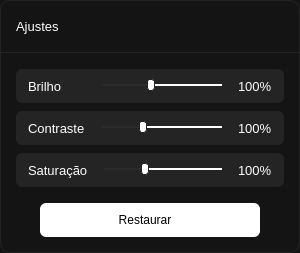
            <widget class="QWidget" name="wdgAdjustments" native="true">
             <property name="sizePolicy">
              <sizepolicy hsizetype="Preferred" vsizetype="Fixed">
               <horstretch>0</horstretch>
               <verstretch>0</verstretch>
              </sizepolicy>
             </property>
             <property name="minimumSize">
              <size>
               <width>0</width>
               <height>0</height>
              </size>
             </property>
             <property name="maximumSize">
              <size>
               <width>16777215</width>
               <height>250</height>
              </size>
             </property>
             <property name="layoutDirection">
              <enum>Qt::LayoutDirection::LeftToRight</enum>
             </property>
             <property name="autoFillBackground">
              <bool>false</bool>
             </property>
             <property name="styleSheet">
              <string notr="true">QWidget {
    background-color: rgb(20, 20, 20);
    border: 1px solid #242424;
    border-radius: 10px;
}

QLabel {
	border: none;
	color: #FFFFFF;
}
</string>
             </property>
             <layout class="QVBoxLayout" name="verticalLayout_63">
              <property name="spacing">
               <number>0</number>
              </property>
              <property name="leftMargin">
               <number>0</number>
              </property>
              <property name="topMargin">
               <number>16</number>
              </property>
              <property name="rightMargin">
               <number>0</number>
              </property>
              <property name="bottomMargin">
               <number>16</number>
              </property>
              <item>
               <layout class="QHBoxLayout" name="horizontalLayout_94">
                <item>
                 <spacer name="hspacerAdjustments_1">
                  <property name="orientation">
                   <enum>Qt::Orientation::Horizontal</enum>
                  </property>
                  <property name="sizeType">
                   <enum>QSizePolicy::Policy::Fixed</enum>
                  </property>
                  <property name="sizeHint" stdset="0">
                   <size>
                    <width>16</width>
                    <height>16</height>
                   </size>
                  </property>
                 </spacer>
                </item>
                <item>
                 <widget class="QLabel" name="lblAdjustmentsTitle">
                  <property name="font">
                   <font>
                    <pointsize>10</pointsize>
                    <fontweight>DemiBold</fontweight>
                   </font>
                  </property>
                  <property name="text">
                   <string>Ajustes</string>
                  </property>
                 </widget>
                </item>
                <item>
                 <spacer name="hspacerAdjustments_2">
                  <property name="orientation">
                   <enum>Qt::Orientation::Horizontal</enum>
                  </property>
                  <property name="sizeHint" stdset="0">
                   <size>
                    <width>40</width>
                    <height>20</height>
                   </size>
                  </property>
                 </spacer>
                </item>
               </layout>
              </item>
              <item>
               <spacer name="hspacerAdjustments_3">
                <property name="orientation">
                 <enum>Qt::Orientation::Vertical</enum>
                </property>
                <property name="sizeType">
                 <enum>QSizePolicy::Policy::Fixed</enum>
                </property>
                <property name="sizeHint" stdset="0">
                 <size>
                  <width>20</width>
                  <height>16</height>
                 </size>
                </property>
               </spacer>
              </item>
              <item>
               <widget class="Line" name="lineAdjustments">
                <property name="maximumSize">
                 <size>
                  <width>16777215</width>
                  <height>1</height>
                 </size>
                </property>
                <property name="orientation">
                 <enum>Qt::Orientation::Horizontal</enum>
                </property>
               </widget>
              </item>
              <item>
               <spacer name="hspacerAdjustments_4">
                <property name="orientation">
                 <enum>Qt::Orientation::Vertical</enum>
                </property>
                <property name="sizeType">
                 <enum>QSizePolicy::Policy::Fixed</enum>
                </property>
                <property name="sizeHint" stdset="0">
                 <size>
                  <width>20</width>
                  <height>16</height>
                 </size>
                </property>
               </spacer>
              </item>
              <item>
               <layout class="QHBoxLayout" name="horizontalLayout_95">
                <item>
                 <spacer name="hspacerAdjustments_6">
                  <property name="orientation">
                   <enum>Qt::Orientation::Horizontal</enum>
                  </property>
                  <property name="sizeType">
                   <enum>QSizePolicy::Policy::Fixed</enum>
                  </property>
                  <property name="sizeHint" stdset="0">
                   <size>
                    <width>16</width>
                    <height>16</height>
                   </size>
                  </property>
                 </spacer>
                </item>
                <item>
                 <layout class="QVBoxLayout" name="verticalLayout_64">
                  <property name="spacing">
                   <number>8</number>
                  </property>
                  <item>
                   <widget class="QFrame" name="frmSliderBrightness">
                    <property name="minimumSize">
                     <size>
                      <width>0</width>
                      <height>34</height>
                     </size>
                    </property>
                    <property name="maximumSize">
                     <size>
                      <width>16777215</width>
                      <height>34</height>
                     </size>
                    </property>
                    <property name="styleSheet">
                     <string notr="true">QFrame{
	background-color: rgb(36, 36, 36);
	border: none;
	border-radius: 6px;
}</string>
                    </property>
                    <property name="frameShape">
                     <enum>QFrame::Shape::StyledPanel</enum>
                    </property>
                    <property name="frameShadow">
                     <enum>QFrame::Shadow::Sunken</enum>
                    </property>
                    <layout class="QGridLayout" name="gridLayout_32">
                     <property name="leftMargin">
                      <number>12</number>
                     </property>
                     <property name="topMargin">
                      <number>8</number>
                     </property>
                     <property name="rightMargin">
                      <number>12</number>
                     </property>
                     <property name="bottomMargin">
                      <number>8</number>
                     </property>
                     <property name="horizontalSpacing">
                      <number>12</number>
                     </property>
                     <property name="verticalSpacing">
                      <number>0</number>
                     </property>
                     <item row="0" column="0">
                      <layout class="QHBoxLayout" name="hlayoutBrightness_1">
                       <property name="spacing">
                        <number>16</number>
                       </property>
                       <property name="leftMargin">
                        <number>0</number>
                       </property>
                       <property name="topMargin">
                        <number>0</number>
                       </property>
                       <property name="rightMargin">
                        <number>0</number>
                       </property>
                       <property name="bottomMargin">
                        <number>0</number>
                       </property>
                       <item>
                        <widget class="QLabel" name="lblBrightnessTitle">
                         <property name="maximumSize">
                          <size>
                           <width>16777215</width>
                           <height>16777215</height>
                          </size>
                         </property>
                         <property name="font">
                          <font>
                           <pointsize>10</pointsize>
                           <bold>false</bold>
                          </font>
                         </property>
                         <property name="text">
                          <string>Brilho</string>
                         </property>
                        </widget>
                       </item>
                       <item>
                        <spacer name="hspacerBrightness">
                         <property name="orientation">
                          <enum>Qt::Orientation::Horizontal</enum>
                         </property>
                         <property name="sizeType">
                          <enum>QSizePolicy::Policy::Fixed</enum>
                         </property>
                         <property name="sizeHint" stdset="0">
                          <size>
                           <width>24</width>
                           <height>16777215</height>
                          </size>
                         </property>
                        </spacer>
                       </item>
                       <item>
                        <widget class="QSlider" name="sldBrightness">
                         <property name="maximumSize">
                          <size>
                           <width>16777215</width>
                           <height>16777215</height>
                          </size>
                         </property>
                         <property name="focusPolicy">
                          <enum>Qt::FocusPolicy::ClickFocus</enum>
                         </property>
                         <property name="layoutDirection">
                          <enum>Qt::LayoutDirection::LeftToRight</enum>
                         </property>
                         <property name="styleSheet">
                          <string notr="true">QSlider{
    border: none;
	background-color: rgb(36, 36, 36);
}

QSlider::groove:horizontal {
    height: 2px;
    background: #2b2b2b;
    border-radius: 2px;
}

QSlider::groove:horizontal:hover {
    height: 4px;
}

QSlider::sub-page:horizontal {
	background-color: qlineargradient(
	spread:pad, x1:0, y1:0.559, x2:1, y2:0.536723,
	stop:0 rgba(12, 90, 234, 255),
	stop:1 rgba(61, 125, 245, 255));
	border-radius: 2px;
}

/* A MÁGICA DO HOVER – MUDANÇA DE COR QUANDO PASSA O MOUSE */
QSlider::sub-page:horizontal:hover {
	background-color: qlineargradient(
	spread:pad, x1:0, y1:0.559, x2:1, y2:0.536723,
	stop:0 rgba(12, 90, 234, 255),
	stop:1 rgba(61, 125, 245, 255));
    height: 10px;             /* cresce um pouco */
}

QSlider::add-page:horizontal {
    background: #ffffff;
    border-radius: 2px;
}

QSlider::handle:horizontal {
    background: #ffffff;
    height: 11px;
    width: 6px;
    border-radius: 3px;
    margin: -5px 0;
    border: 1px solid #242424;
}

QSlider::handle:horizontal:hover {
    width: 8px;        /* Qt aceita mudar */
    border-radius: 4px; /* Qt aceita mudar */
	border: 1px solid #242424;
}

</string>
                         </property>
                         <property name="minimum">
                          <number>0</number>
                         </property>
                         <property name="maximum">
                          <number>300</number>
                         </property>
                         <property name="singleStep">
                          <number>5</number>
                         </property>
                         <property name="pageStep">
                          <number>20</number>
                         </property>
                         <property name="value">
                          <number>120</number>
                         </property>
                         <property name="orientation">
                          <enum>Qt::Orientation::Horizontal</enum>
                         </property>
                         <property name="invertedAppearance">
                          <bool>false</bool>
                         </property>
                         <property name="invertedControls">
                          <bool>true</bool>
                         </property>
                        </widget>
                       </item>
                       <item>
                        <layout class="QHBoxLayout" name="hlayoutBrightness_2">
                         <property name="spacing">
                          <number>2</number>
                         </property>
                         <item>
                          <widget class="QLabel" name="lblBrightness">
                           <property name="maximumSize">
                            <size>
                             <width>16777215</width>
                             <height>16777215</height>
                            </size>
                           </property>
                           <property name="font">
                            <font>
                             <pointsize>10</pointsize>
                            </font>
                           </property>
                           <property name="text">
                            <string>100%</string>
                           </property>
                          </widget>
                         </item>
                        </layout>
                       </item>
                      </layout>
                     </item>
                    </layout>
                   </widget>
                  </item>
                  <item>
                   <widget class="QFrame" name="frmSliderContrast">
                    <property name="minimumSize">
                     <size>
                      <width>0</width>
                      <height>34</height>
                     </size>
                    </property>
                    <property name="maximumSize">
                     <size>
                      <width>16777215</width>
                      <height>34</height>
                     </size>
                    </property>
                    <property name="styleSheet">
                     <string notr="true">QFrame{
	background-color: rgb(36, 36, 36);
	border: none;
	border-radius: 6px;
}</string>
                    </property>
                    <property name="frameShape">
                     <enum>QFrame::Shape::StyledPanel</enum>
                    </property>
                    <property name="frameShadow">
                     <enum>QFrame::Shadow::Sunken</enum>
                    </property>
                    <layout class="QGridLayout" name="gridLayout_33">
                     <property name="leftMargin">
                      <number>12</number>
                     </property>
                     <property name="topMargin">
                      <number>8</number>
                     </property>
                     <property name="rightMargin">
                      <number>12</number>
                     </property>
                     <property name="bottomMargin">
                      <number>8</number>
                     </property>
                     <property name="horizontalSpacing">
                      <number>12</number>
                     </property>
                     <property name="verticalSpacing">
                      <number>0</number>
                     </property>
                     <item row="0" column="0">
                      <layout class="QHBoxLayout" name="hlayoutContrast_1">
                       <property name="spacing">
                        <number>16</number>
                       </property>
                       <property name="leftMargin">
                        <number>0</number>
                       </property>
                       <property name="topMargin">
                        <number>0</number>
                       </property>
                       <property name="rightMargin">
                        <number>0</number>
                       </property>
                       <property name="bottomMargin">
                        <number>0</number>
                       </property>
                       <item>
                        <widget class="QLabel" name="lblContrastTitle">
                         <property name="maximumSize">
                          <size>
                           <width>16777215</width>
                           <height>16777215</height>
                          </size>
                         </property>
                         <property name="font">
                          <font>
                           <pointsize>10</pointsize>
                           <bold>false</bold>
                          </font>
                         </property>
                         <property name="text">
                          <string>Contraste</string>
                         </property>
                        </widget>
                       </item>
                       <item>
                        <widget class="QSlider" name="sldContrast">
                         <property name="maximumSize">
                          <size>
                           <width>16777215</width>
                           <height>16777215</height>
                          </size>
                         </property>
                         <property name="focusPolicy">
                          <enum>Qt::FocusPolicy::ClickFocus</enum>
                         </property>
                         <property name="layoutDirection">
                          <enum>Qt::LayoutDirection::LeftToRight</enum>
                         </property>
                         <property name="styleSheet">
                          <string notr="true">QSlider{
    border: none;
	background-color: rgb(36, 36, 36);
}

QSlider::groove:horizontal {
    height: 2px;
    background: #2b2b2b;
    border-radius: 2px;
}

QSlider::groove:horizontal:hover {
    height: 4px;
}

QSlider::sub-page:horizontal {
	background-color: qlineargradient(
	spread:pad, x1:0, y1:0.559, x2:1, y2:0.536723,
	stop:0 rgba(12, 90, 234, 255),
	stop:1 rgba(61, 125, 245, 255));
	border-radius: 2px;
}

/* A MÁGICA DO HOVER – MUDANÇA DE COR QUANDO PASSA O MOUSE */
QSlider::sub-page:horizontal:hover {
	background-color: qlineargradient(
	spread:pad, x1:0, y1:0.559, x2:1, y2:0.536723,
	stop:0 rgba(12, 90, 234, 255),
	stop:1 rgba(61, 125, 245, 255));
    height: 10px;             /* cresce um pouco */
}

QSlider::add-page:horizontal {
    background: #ffffff;
    border-radius: 2px;
}

QSlider::handle:horizontal {
    background: #ffffff;
    height: 11px;
    width: 6px;
    border-radius: 3px;
    margin: -5px 0;
    border: 1px solid #242424;
}

QSlider::handle:horizontal:hover {
    width: 8px;        /* Qt aceita mudar */
    border-radius: 4px; /* Qt aceita mudar */
	border: 1px solid #242424;
}

</string>
                         </property>
                         <property name="minimum">
                          <number>0</number>
                         </property>
                         <property name="maximum">
                          <number>300</number>
                         </property>
                         <property name="singleStep">
                          <number>5</number>
                         </property>
                         <property name="pageStep">
                          <number>20</number>
                         </property>
                         <property name="value">
                          <number>100</number>
                         </property>
                         <property name="orientation">
                          <enum>Qt::Orientation::Horizontal</enum>
                         </property>
                         <property name="invertedAppearance">
                          <bool>false</bool>
                         </property>
                         <property name="invertedControls">
                          <bool>true</bool>
                         </property>
                        </widget>
                       </item>
                       <item>
                        <layout class="QHBoxLayout" name="hlayoutContrast_2">
                         <property name="spacing">
                          <number>2</number>
                         </property>
                         <item>
                          <widget class="QLabel" name="lblContrast">
                           <property name="maximumSize">
                            <size>
                             <width>16777215</width>
                             <height>16777215</height>
                            </size>
                           </property>
                           <property name="font">
                            <font>
                             <pointsize>10</pointsize>
                            </font>
                           </property>
                           <property name="text">
                            <string>100%</string>
                           </property>
                          </widget>
                         </item>
                        </layout>
                       </item>
                      </layout>
                     </item>
                    </layout>
                   </widget>
                  </item>
                  <item>
                   <widget class="QFrame" name="frmSliderSsaturation">
                    <property name="minimumSize">
                     <size>
                      <width>0</width>
                      <height>34</height>
                     </size>
                    </property>
                    <property name="maximumSize">
                     <size>
                      <width>16777215</width>
                      <height>34</height>
                     </size>
                    </property>
                    <property name="styleSheet">
                     <string notr="true">QFrame{
	background-color: rgb(36, 36, 36);
	border: none;
	border-radius: 6px;
}</string>
                    </property>
                    <property name="frameShape">
                     <enum>QFrame::Shape::StyledPanel</enum>
                    </property>
                    <property name="frameShadow">
                     <enum>QFrame::Shadow::Sunken</enum>
                    </property>
                    <layout class="QGridLayout" name="gridLayout_34">
                     <property name="leftMargin">
                      <number>12</number>
                     </property>
                     <property name="topMargin">
                      <number>8</number>
                     </property>
                     <property name="rightMargin">
                      <number>12</number>
                     </property>
                     <property name="bottomMargin">
                      <number>8</number>
                     </property>
                     <property name="horizontalSpacing">
                      <number>12</number>
                     </property>
                     <property name="verticalSpacing">
                      <number>0</number>
                     </property>
                     <item row="0" column="0">
                      <layout class="QHBoxLayout" name="hlayoutSsaturation_1">
                       <property name="spacing">
                        <number>16</number>
                       </property>
                       <property name="leftMargin">
                        <number>0</number>
                       </property>
                       <property name="topMargin">
                        <number>0</number>
                       </property>
                       <property name="rightMargin">
                        <number>0</number>
                       </property>
                       <property name="bottomMargin">
                        <number>0</number>
                       </property>
                       <item>
                        <widget class="QLabel" name="lblSaturationTitle">
                         <property name="maximumSize">
                          <size>
                           <width>16777215</width>
                           <height>16777215</height>
                          </size>
                         </property>
                         <property name="font">
                          <font>
                           <pointsize>10</pointsize>
                           <bold>false</bold>
                          </font>
                         </property>
                         <property name="text">
                          <string>Saturação</string>
                         </property>
                        </widget>
                       </item>
                       <item>
                        <widget class="QSlider" name="sldSaturation">
                         <property name="maximumSize">
                          <size>
                           <width>16777215</width>
                           <height>16777215</height>
                          </size>
                         </property>
                         <property name="focusPolicy">
                          <enum>Qt::FocusPolicy::ClickFocus</enum>
                         </property>
                         <property name="layoutDirection">
                          <enum>Qt::LayoutDirection::LeftToRight</enum>
                         </property>
                         <property name="styleSheet">
                          <string notr="true">QSlider{
    border: none;
	background-color: rgb(36, 36, 36);
}

QSlider::groove:horizontal {
    height: 2px;
    background: #2b2b2b;
    border-radius: 2px;
}

QSlider::groove:horizontal:hover {
    height: 4px;
}

QSlider::sub-page:horizontal {
	background-color: qlineargradient(
	spread:pad, x1:0, y1:0.559, x2:1, y2:0.536723,
	stop:0 rgba(12, 90, 234, 255),
	stop:1 rgba(61, 125, 245, 255));
	border-radius: 2px;
}

/* A MÁGICA DO HOVER – MUDANÇA DE COR QUANDO PASSA O MOUSE */
QSlider::sub-page:horizontal:hover {
	background-color: qlineargradient(
	spread:pad, x1:0, y1:0.559, x2:1, y2:0.536723,
	stop:0 rgba(12, 90, 234, 255),
	stop:1 rgba(61, 125, 245, 255));
    height: 10px;             /* cresce um pouco */
}

QSlider::add-page:horizontal {
    background: #ffffff;
    border-radius: 2px;
}

QSlider::handle:horizontal {
    background: #ffffff;
    height: 11px;
    width: 6px;
    border-radius: 3px;
    margin: -5px 0;
    border: 1px solid #242424;
}

QSlider::handle:horizontal:hover {
    width: 8px;        /* Qt aceita mudar */
    border-radius: 4px; /* Qt aceita mudar */
	border: 1px solid #242424;
}

</string>
                         </property>
                         <property name="minimum">
                          <number>0</number>
                         </property>
                         <property name="maximum">
                          <number>300</number>
                         </property>
                         <property name="singleStep">
                          <number>5</number>
                         </property>
                         <property name="pageStep">
                          <number>20</number>
                         </property>
                         <property name="value">
                          <number>100</number>
                         </property>
                         <property name="orientation">
                          <enum>Qt::Orientation::Horizontal</enum>
                         </property>
                         <property name="invertedAppearance">
                          <bool>false</bool>
                         </property>
                         <property name="invertedControls">
                          <bool>true</bool>
                         </property>
                        </widget>
                       </item>
                       <item>
                        <layout class="QHBoxLayout" name="hlayoutSsaturation_2">
                         <property name="spacing">
                          <number>2</number>
                         </property>
                         <item>
                          <widget class="QLabel" name="lblSaturation">
                           <property name="maximumSize">
                            <size>
                             <width>16777215</width>
                             <height>16777215</height>
                            </size>
                           </property>
                           <property name="font">
                            <font>
                             <pointsize>10</pointsize>
                            </font>
                           </property>
                           <property name="text">
                            <string>100%</string>
                           </property>
                          </widget>
                         </item>
                        </layout>
                       </item>
                      </layout>
                     </item>
                    </layout>
                   </widget>
                  </item>
                 </layout>
                </item>
                <item>
                 <spacer name="hspacerAdjustments_7">
                  <property name="orientation">
                   <enum>Qt::Orientation::Horizontal</enum>
                  </property>
                  <property name="sizeType">
                   <enum>QSizePolicy::Policy::Fixed</enum>
                  </property>
                  <property name="sizeHint" stdset="0">
                   <size>
                    <width>16</width>
                    <height>16</height>
                   </size>
                  </property>
                 </spacer>
                </item>
               </layout>
              </item>
              <item>
               <spacer name="hspacerAdjustments_5">
                <property name="orientation">
                 <enum>Qt::Orientation::Vertical</enum>
                </property>
                <property name="sizeType">
                 <enum>QSizePolicy::Policy::Fixed</enum>
                </property>
                <property name="sizeHint" stdset="0">
                 <size>
                  <width>20</width>
                  <height>16</height>
                 </size>
                </property>
               </spacer>
              </item>
              <item>
               <layout class="QHBoxLayout" name="horizontalLayout_102">
                <item>
                 <spacer name="hspacerAdjustments_8">
                  <property name="orientation">
                   <enum>Qt::Orientation::Horizontal</enum>
                  </property>
                  <property name="sizeHint" stdset="0">
                   <size>
                    <width>40</width>
                    <height>20</height>
                   </size>
                  </property>
                 </spacer>
                </item>
                <item>
                 <widget class="QPushButton" name="btnResetAdjustments">
                  <property name="sizePolicy">
                   <sizepolicy hsizetype="Preferred" vsizetype="Fixed">
                    <horstretch>0</horstretch>
                    <verstretch>0</verstretch>
                   </sizepolicy>
                  </property>
                  <property name="minimumSize">
                   <size>
                    <width>220</width>
                    <height>34</height>
                   </size>
                  </property>
                  <property name="maximumSize">
                   <size>
                    <width>16777215</width>
                    <height>34</height>
                   </size>
                  </property>
                  <property name="layoutDirection">
                   <enum>Qt::LayoutDirection::RightToLeft</enum>
                  </property>
                  <property name="styleSheet">
                   <string notr="true">QPushButton{
	background-color: rgb(255, 255, 255);
	color:rgb(0, 0, 0);
	border: none;
	border-radius: 6px;
}

QPushButton::hover{
	background-color: rgb(28, 28, 28);
	border: 1px solid #242424;
	border-radius: 6px;
}
</string>
                  </property>
                  <property name="text">
                   <string>Restaurar   </string>
                  </property>
                  <property name="icon">
                   <iconset resource="../assets/icons/resource_icons.qrc">
                    <normaloff>:/icons/reset.svg</normaloff>:/icons/reset.svg</iconset>
                  </property>
                  <property name="shortcut">
                   <string/>
                  </property>
                  <property name="autoRepeat">
                   <bool>false</bool>
                  </property>
                  <property name="autoExclusive">
                   <bool>false</bool>
                  </property>
                  <property name="flat">
                   <bool>false</bool>
                  </property>
                 </widget>
                </item>
                <item>
                 <spacer name="hspacerAdjustments_9">
                  <property name="orientation">
                   <enum>Qt::Orientation::Horizontal</enum>
                  </property>
                  <property name="sizeHint" stdset="0">
                   <size>
                    <width>40</width>
                    <height>20</height>
                   </size>
                  </property>
                 </spacer>
                </item>
               </layout>
              </item>
             </layout>
            </widget>
